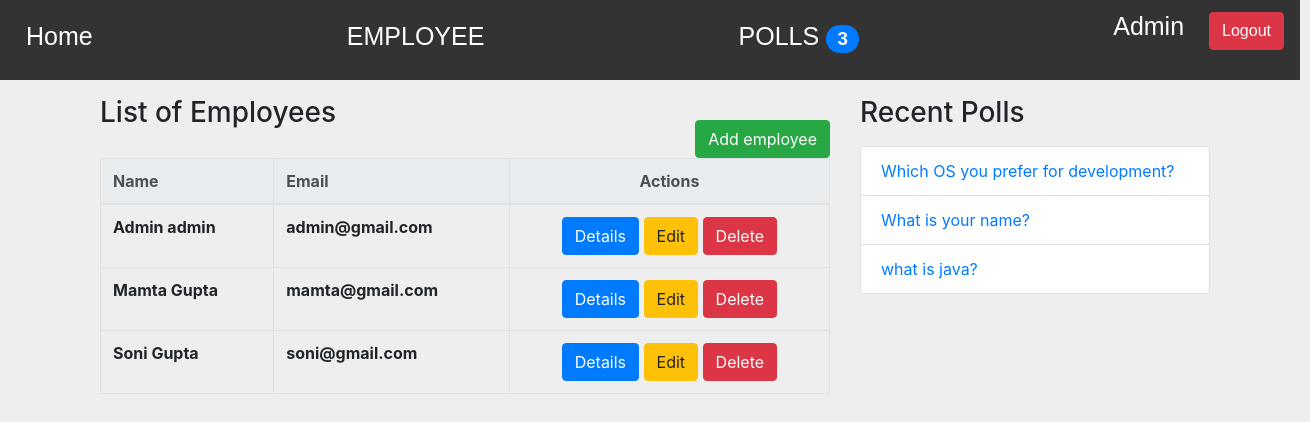
The page /employee/ (signed in) on the database its author committed.
### poll/models.py (models this page shows, shortened)
class Question(models.Model):
    title = models.TextField(null=True,blank=True)
    Status = models.CharField(default='inactive', max_length=10)
    created_by = models.ForeignKey(User, null=True, blank=True, on_delete=models.CASCADE)
    start_date = models.DateTimeField(null=True,blank=True)
    end_date = models.DateTimeField(null=True,blank=True)
    created_at = models.DateTimeField(auto_now_add=True)
    updated_at = models.DateTimeField(auto_now=True)

### employee/views.py (the view)
# urls.py: path('', employee_list, name='employee_list'),
@login_required(login_url="/login/")
def employee_list(request):
    print(request.role)
    context = {}
    context['users'] = User.objects.all()
    context['title'] = 'Employees'
    return render(request, 'employee/index.html', context)

### poll/context_processors.py (called while the page is built)
def polls_count(request):
    count = Question.objects.count()
    return {"polls_count":count}

### poll/templatetags/poll_extras.py (called while the page is built)
def upper(value):
    return value.upper()

@register.simple_tag
def recent_polls(n=5, **kwargs):
    name = kwargs.get("name", "Arguments is not passed")
    print(name)
    questions = Question.objects.all().order_by("-created_at")
    return questions[0:n]

### ems/templates/employee/index.html (shortened to what this page needs)
{% extends 'base.html' %}
{% load poll_extras %}
{% block content %}
<div id="right">
<div class="row">
    <div class="col-sm-8">
       <p>
	 <div class="float-left"><h3>List of {{title}}</h3></div><br/>
	 {% if request.role == 'Admin' %}
	 <a class="btn btn-success float-right" href="{%  url 'employee_add' %}">Add employee</a>
	 {% endif %}
	 </p>
	<div class="table-responsive-sm">
	{% if users %}
	 <table class="table table-bordered" >
                <thead class="thead-light">
                    <tr>
                     <th>Name</th>
                     <th>Email</th>
                        <th class="text-center">Actions</th>
                    </tr>
                </thead>
                <tbody>
			{% for user in users %}
				 <tr>
                        <th scope="row">
                            {{user.first_name}} {{user.last_name}}</th>
                            <th scope="row">
                              {{user.email}}</th>
					<td class="text-center">
                            <a class="btn btn-primary" href="{%  url 'employee_details' user.id %}">Details</a>
                            <a class="btn btn-warning" href="{%  url 'employee_edit' user.id %}">Edit</a>
                            <a class="btn btn-danger" href="{%  url 'employee_delete' user.id %}">Delete</a>
                        </td>
                    </tr>
                {% endfor %}
		 </tbody>
                </table>
        {% else %}
            <p>There is no employee available.</p>
        {% endif %}
        </div>
    </div>
    <div class="col-sm-4">
    {% recent_polls  name="Soni Gupta" as questions %}
    <p>
		<h3>Recent Polls</h3>
	</p>
	{% if questions %}
	<div class="list-group">
		{% for question in questions %}
		<a class = "list-group-item" href="{% url 'poll_details' question.id %}">{{question.title}}</a>
		{% endfor %}
	</div>
	{% else %}
	<p>There is no questions</p>
	{% endif %}
	</div>
    </div>
</div>
</div>
{% endblock content %}

### ems/templates/header.html (shortened to what this page needs)
{% load poll_extras %}
<!DOCTYPE html>
<html>
<head>
<link rel="stylesheet" href="https://cdnjs.cloudflare.com/ajax/libs/font-awesome/4.7.0/css/font-awesome.min.css">
</head>
<body>
<div class="navbar">
  <a href="#home">Home</a>
  <a href="{% url 'employee_list' %}">{{ "employee" | upper }}</a>
  <a href="{% url 'polls_list' %}">{{ "Polls" | upper }}
  <span class="badge badge-primary badge-pill">{{polls_count}}</span>
  </a>
  <div class="text-right">
  <form method="POST" action="/logout/">
		<a href="{% url 'my_profile' %}">
		<span class="mr-sm-2" style="color:white">{{request.user.first_name}}</span>
		</a>
		<input type="submit" class="btn btn-danger" value="Logout">
	</form>
  </div>
</div>
</body>
</html>

### ems/static/css/custom.css (style rules this page uses)
body { background: #eee !important; }

### ems/templates/header.html (style rules this page uses)
.navbar { background-color: #333; font-family: Arial, Helvetica, sans-serif; align-items: unset; width:1300px; height:80px; }
.navbar a { color: white; font-size: 25px; color: white; padding: 10px 10px; text-decoration: none; }

### rows shown on the page
Question: title "Which OS you prefer for development?"
Question: title "What is your name?"
Question: title "what is java?"

### other values the page prints
{{ "employee" | upper }} "EMPLOYEE"
{{ "Polls" | upper }} "POLLS"
{{ polls_count }} "3"
{{ request.user.first_name }} "Admin"
{{ title }} "Employees"
{{ user.first_name }} "Admin"
{{ user.last_name }} "admin"
{{ user.email }} "admin@gmail.com"
{{ user.first_name }} "Mamta"
{{ user.last_name }} "Gupta"
{{ user.email }} "mamta@gmail.com"
{{ user.first_name }} "Soni"
{{ user.email }} "soni@gmail.com"
